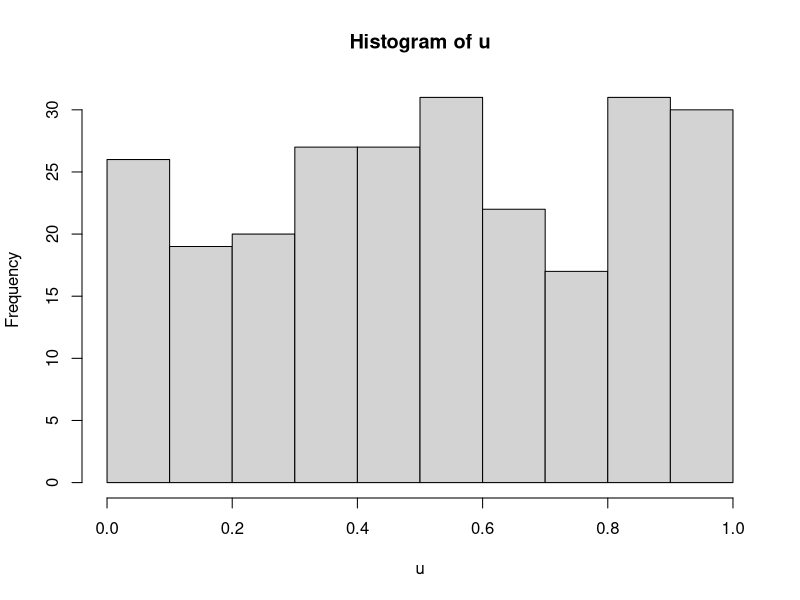

The R script that drew this image:
## ---- chunk 1
knitr::opts_chunk$set(echo = TRUE)
## ---- chunk 2
library(tidyverse)
## ---- chunk 3
# BY LINEAR CONGRUENTIAL GENERATOR
set.seed(123)
m <- 4096 # 2^11
a <- 4*7+1
b <- 89
x <- rep(NA, 250) 
x[1] <- 353
for (k in 2:250){ 
    x[k]<-(a*x[k-1]+b)%%m 
  }
u <- x/m
hist(u)

# OR BY REJECTION METHOD
u <- runif(1000, -2, 2)
h <- dnorm(0, 0, 1)
v <- runif(1000, 0, h)
accept <- rep(0, 1000)
for (i in 1:1000) {
  if (v[i] < dnorm(u[i],0,1)) accept[i] <- 1
  } 
u[accept==1]
1-sum(accept)/1000
## ---- chunk 4
xpois <- rep(NA,250)
for (j in 1:250){ 
  xpois[j] <- max(c(0,which(ppois(0:15,2)<u[j]))) 
  }
## ---- chunk 5
x <- 1:60
runs <- 10000
MLEs1 <- rep(NA,runs) 
MLEs2 <- rep(NA,runs)
for (k in 1:runs){ 
  y <- rbinom(60,size=1,plogis(-3+0.1*x)) 
  mod <- glm(y~x,family=binomial) 
  MLEs1[k] <- mod$coeff[1] 
  MLEs2[k] <- mod$coeff[2]
} 
mean(MLEs1) 
mean(MLEs2)
